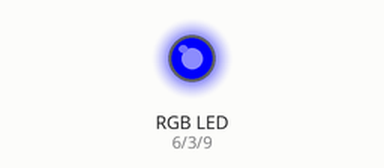
Recording of a sketch running on a simulated Arduino Uno, built with avr-gcc and run on an emulated ATmega328P. On the bench: an RGB LED mixed from three pins (HIGH = lit). Dim RGB values are drawn brighter than linear.

Above: at 0.15 s.
At 5.55 s:
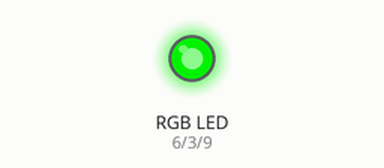
At 10.96 s:
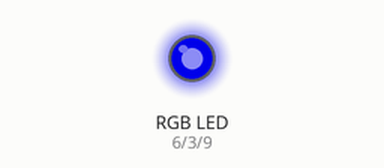
At 19.97 s:
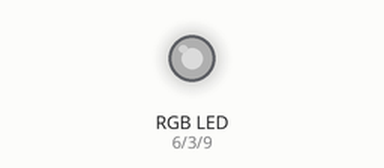
At 28.69 s:
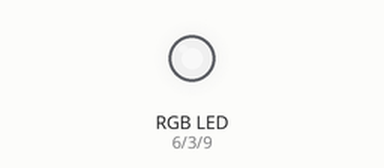
At 39.8 s:
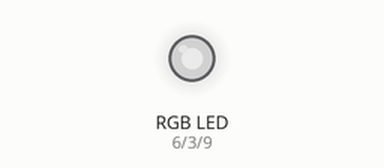
Timing chart, 0 to 40.0 s (numbered marks = the images above):
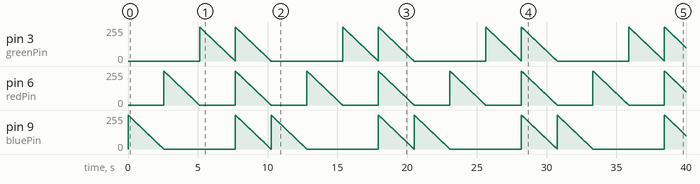

Measured:
- by itself, pin 6 (redPin): ramps from 255/255 to 0/255 and jumps back, once every 5.1 s

The sketch:

sweep_test.ino
```cpp
int redPin = 6;
int greenPin = 3;
int bluePin = 9;

int maxValue = 255;

void setup() {
  // put your setup code here, to run once:
  pinMode(bluePin, OUTPUT);
  pinMode(redPin, OUTPUT);
  pinMode(greenPin, OUTPUT);
}

void loop() {
    for(int i = 255; i >= 0; i--){
      analogWrite(bluePin, i);
      delay(10);
    }
    for(int i = 255; i >= 0; i--){
      analogWrite(redPin, i);
      delay(10);
    }
    for(int i = 255; i >= 0; i--){
      analogWrite(greenPin, i);
      delay(10);
    }
    for(int i = 255; i >= 0; i--){
      analogWrite(bluePin, i);
      analogWrite(redPin, i);
      analogWrite(greenPin, i);
      delay(10);
    }
}
```
